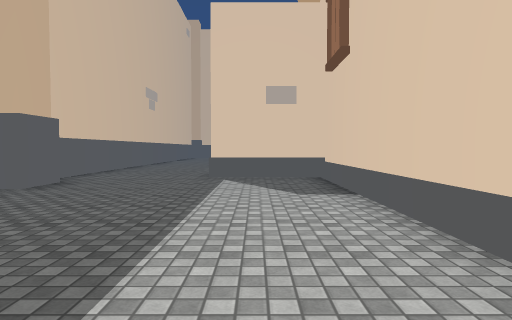
View 1 (above)

24 first-person views from a walk through a 3-D level made in the Unity game engine. The camera is 1.3 m above the floor, tilts 2° down and sees 75° across. The floor is counted in squares, 2 m on a side. Each view is taken from the middle of a square. On the plan, view 1 faces up. The plan holds only what a view shows up to about 10 squares ahead; the rest is blank. The place goes on beyond the plan. The player is left out. Some surface patterns are stand-ins.

View 2
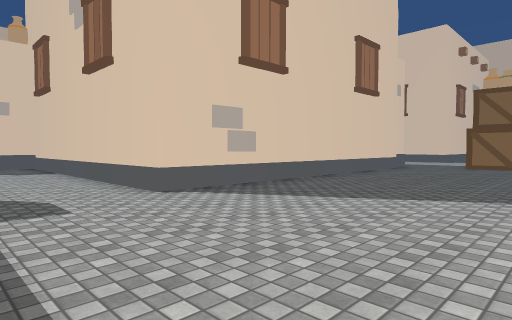

View 3
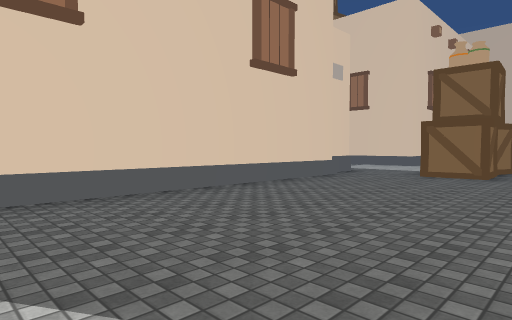

View 4
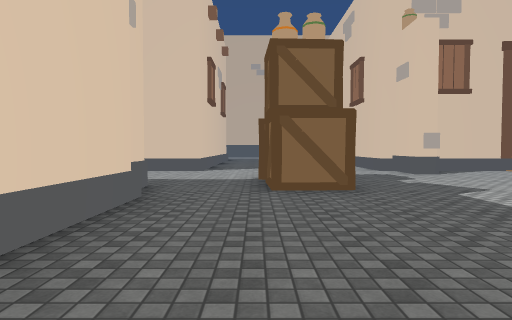

View 5
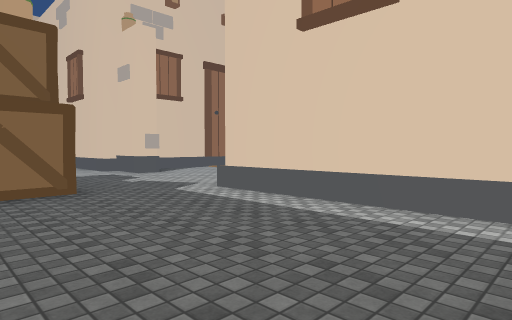

View 6
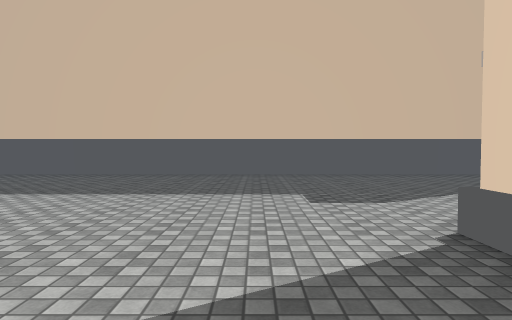

View 7
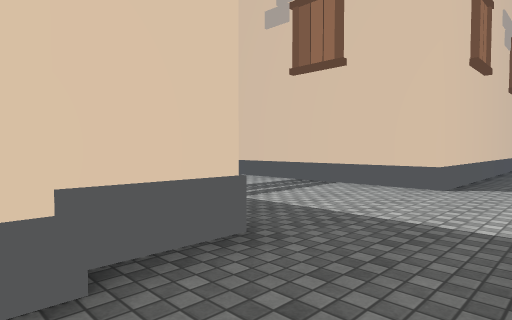

View 8
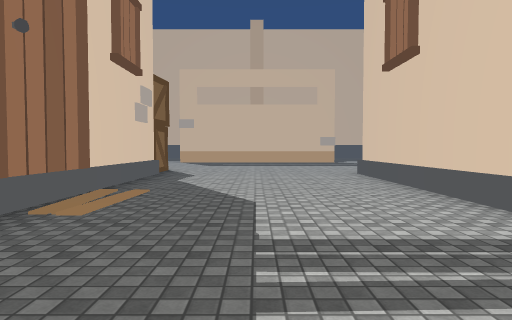

View 9
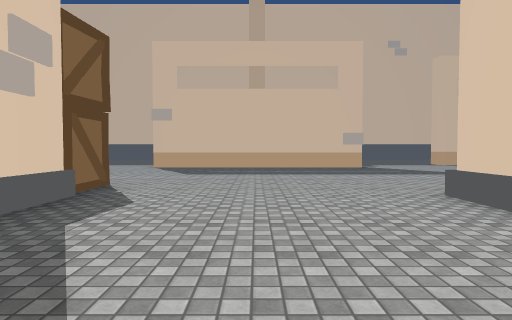

View 10
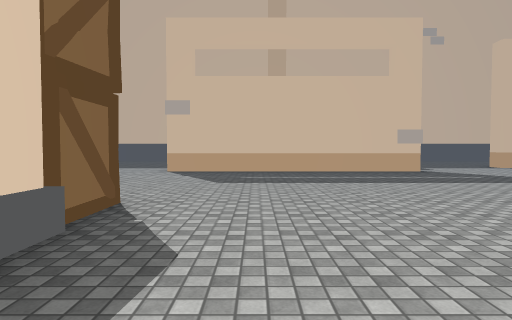

View 11
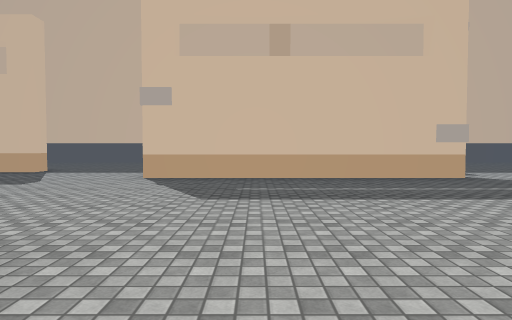

View 12
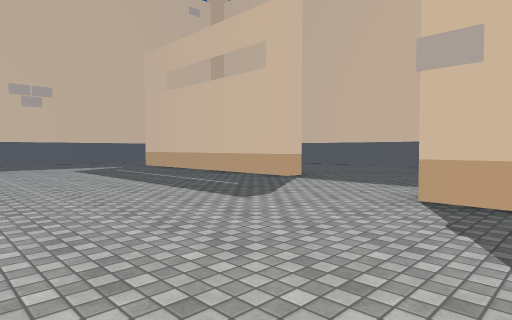

View 13
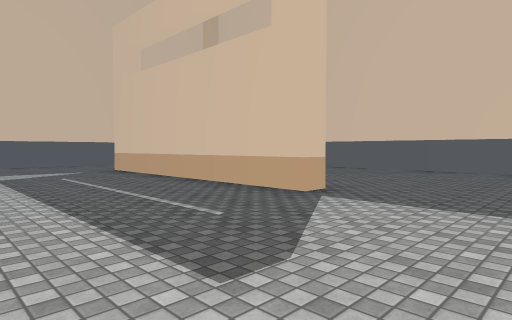

View 14
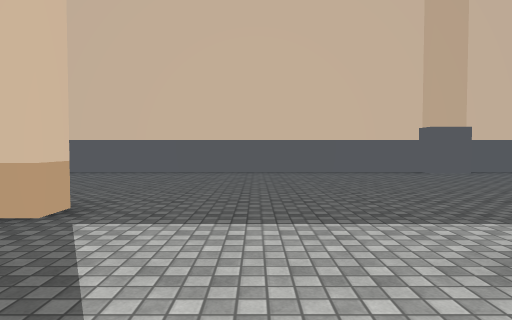

View 15
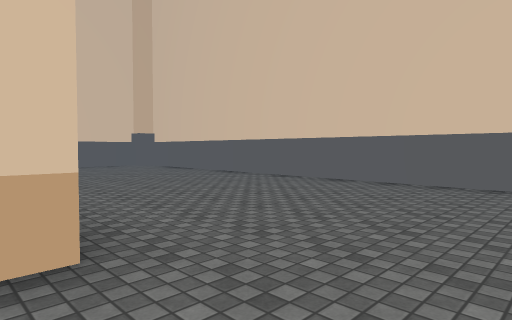

View 16
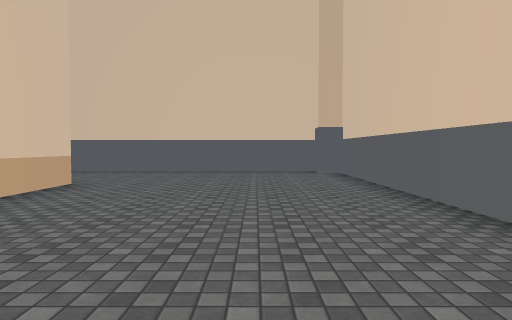

View 17
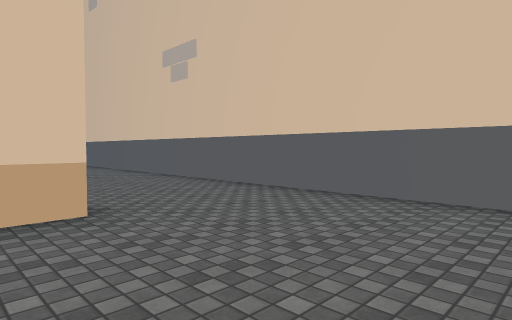

View 18
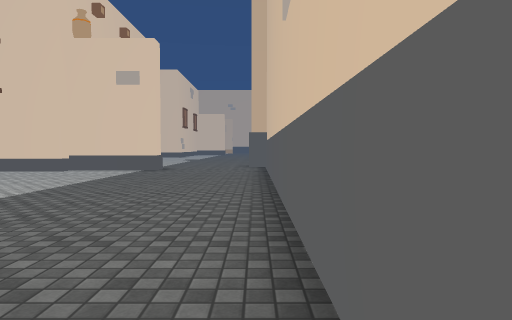

View 19
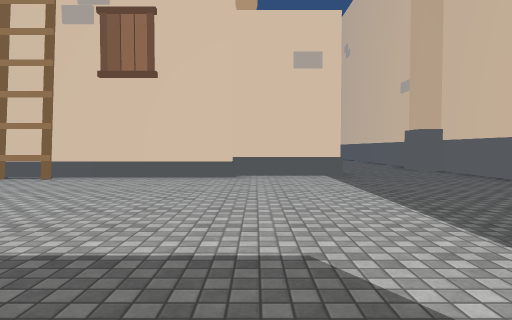

View 20
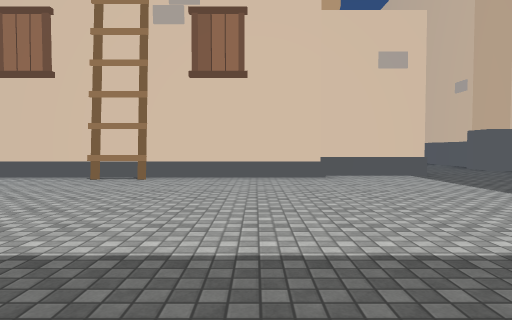

View 21
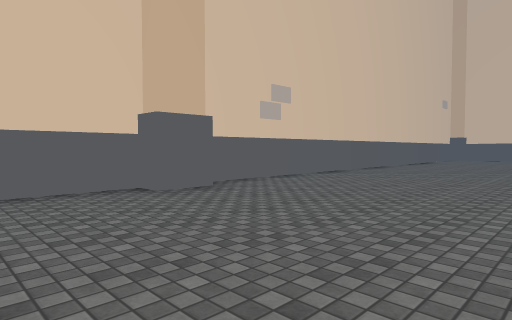

View 22
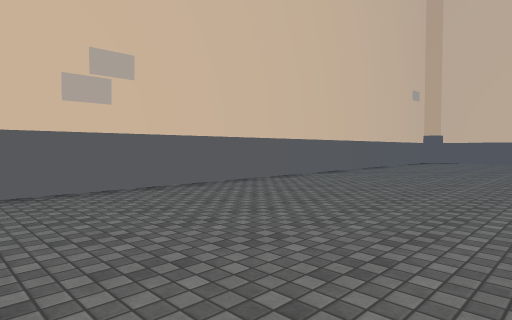

View 23
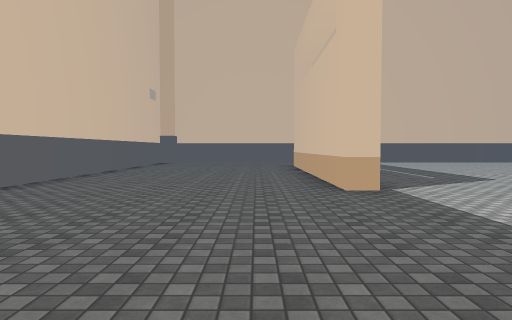

View 24
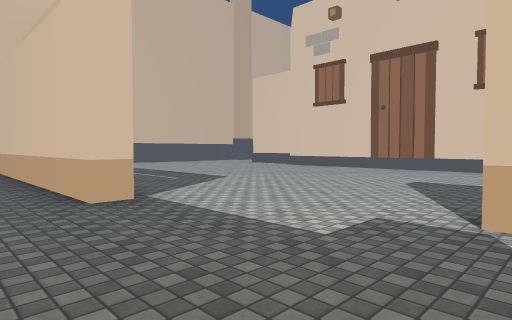

### Floor plan
Key: @ floor where view 1 was taken; # wall or solid block; . floor; B box; O other object.
Columns run from 5 left of view 1 to 27 right of it. Each row starts with its distance up from view 1.
 24  ##############################
 23 ##................#............
 22 #..............................
 21 #..............................
 20 #..............................
 19 #..............................
 18 #..............................
 17 #...#######......    .....#######
 16 #..............#######........
 15 #..............................
 14 #..............................
 13 #..............................
 12 #..............................
 11 #...........................
 10 #.............BB...... ....
  9 #..........#..OO...... ...
  8 #...############.....#####
  7 #......#       #.....#
  6 ##.....#       #.....#
  5  ......#       #.....#
  4 #......#       #.....#
  3 #......#       #.....#
  2 #......#        .....#
  1 #......#         ....##
  0 #....@.#O####### ....O######
 -1 #.........................
 -2 #.................B...
 -3 #...............BBBB
 -4 #...................
 -5 #......................
 -6 #....      #####....O##
 -7 #...             ....#

Positions as (right, up) in squares from view 1, and headings:
1: (0, 0), facing up
2: (-1, -5), facing up-right
3: (3, -5), facing up-right
4: (6, -2), facing right
5: (6, -2), facing down-right
6: (4, -2), facing left
7: (10, -2), facing up-right
8: (13, 0), facing up
9: (13, 4), facing up
10: (12, 6), facing up
11: (12, 8), facing up
12: (11, 11), facing up-left
13: (9, 13), facing up-left
14: (8, 14), facing up
15: (8, 17), facing up-left
16: (5, 21), facing left
17: (0, 21), facing down-left
18: (-4, 18), facing down
19: (1, 16), facing down
20: (3, 16), facing down
21: (10, 18), facing up-right
22: (14, 18), facing up-right
23: (15, 19), facing right
24: (16, 19), facing down-right
